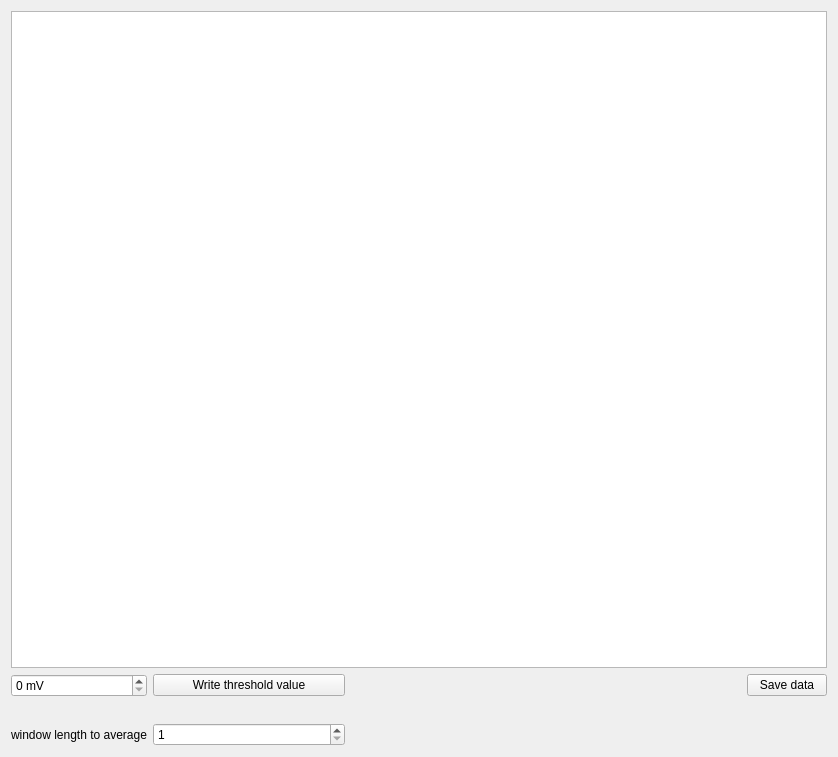
<?xml version="1.0" encoding="UTF-8"?>
<ui version="4.0">
 <class>Form</class>
 <widget class="QWidget" name="Form">
  <property name="geometry">
   <rect>
    <x>0</x>
    <y>0</y>
    <width>838</width>
    <height>757</height>
   </rect>
  </property>
  <property name="windowTitle">
   <string>Form</string>
  </property>
  <layout class="QGridLayout" name="gridLayout">
   <item row="2" column="1">
    <spacer name="horizontalSpacer_3">
     <property name="orientation">
      <enum>Qt::Horizontal</enum>
     </property>
     <property name="sizeHint" stdset="0">
      <size>
       <width>40</width>
       <height>20</height>
      </size>
     </property>
    </spacer>
   </item>
   <item row="1" column="1">
    <widget class="QPushButton" name="thresholdWriteBtn">
     <property name="text">
      <string>Write threshold value</string>
     </property>
    </widget>
   </item>
   <item row="0" column="0" colspan="5">
    <widget class="PlotWidget" name="plot">
     <property name="sizePolicy">
      <sizepolicy hsizetype="Expanding" vsizetype="Expanding">
       <horstretch>0</horstretch>
       <verstretch>0</verstretch>
      </sizepolicy>
     </property>
    </widget>
   </item>
   <item row="4" column="0">
    <widget class="QLabel" name="label">
     <property name="text">
      <string>window length to average</string>
     </property>
    </widget>
   </item>
   <item row="4" column="1">
    <widget class="QSpinBox" name="windowLenSpin">
     <property name="minimum">
      <number>1</number>
     </property>
     <property name="maximum">
      <number>16</number>
     </property>
     <property name="value">
      <number>1</number>
     </property>
    </widget>
   </item>
   <item row="1" column="0">
    <widget class="QSpinBox" name="thresholdValueSpin">
     <property name="suffix">
      <string> mV</string>
     </property>
     <property name="maximum">
      <number>2500</number>
     </property>
     <property name="singleStep">
      <number>1</number>
     </property>
     <property name="value">
      <number>0</number>
     </property>
    </widget>
   </item>
   <item row="1" column="2">
    <spacer name="horizontalSpacer_2">
     <property name="orientation">
      <enum>Qt::Horizontal</enum>
     </property>
     <property name="sizeHint" stdset="0">
      <size>
       <width>40</width>
       <height>20</height>
      </size>
     </property>
    </spacer>
   </item>
   <item row="1" column="3">
    <spacer name="horizontalSpacer">
     <property name="orientation">
      <enum>Qt::Horizontal</enum>
     </property>
     <property name="sizeHint" stdset="0">
      <size>
       <width>40</width>
       <height>20</height>
      </size>
     </property>
    </spacer>
   </item>
   <item row="1" column="4">
    <widget class="QPushButton" name="saveDataBtn">
     <property name="text">
      <string>Save data</string>
     </property>
    </widget>
   </item>
  </layout>
 </widget>
 <customwidgets>
  <customwidget>
   <class>PlotWidget</class>
   <extends>QGraphicsView</extends>
   <header>pyqtgraph</header>
  </customwidget>
 </customwidgets>
 <resources/>
 <connections/>
</ui>
